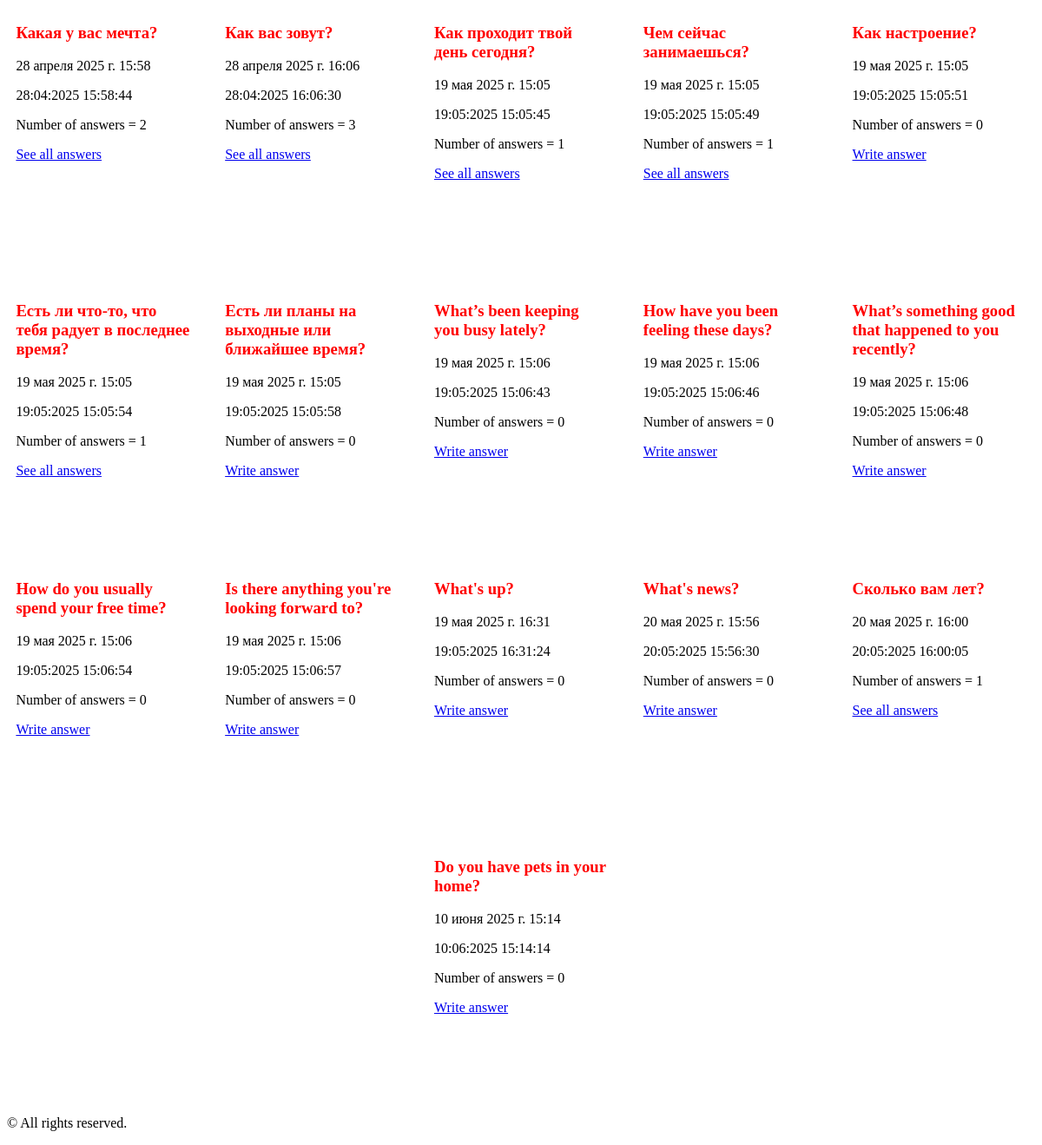
/polls/all/, run on an earlier commit of the app's database.
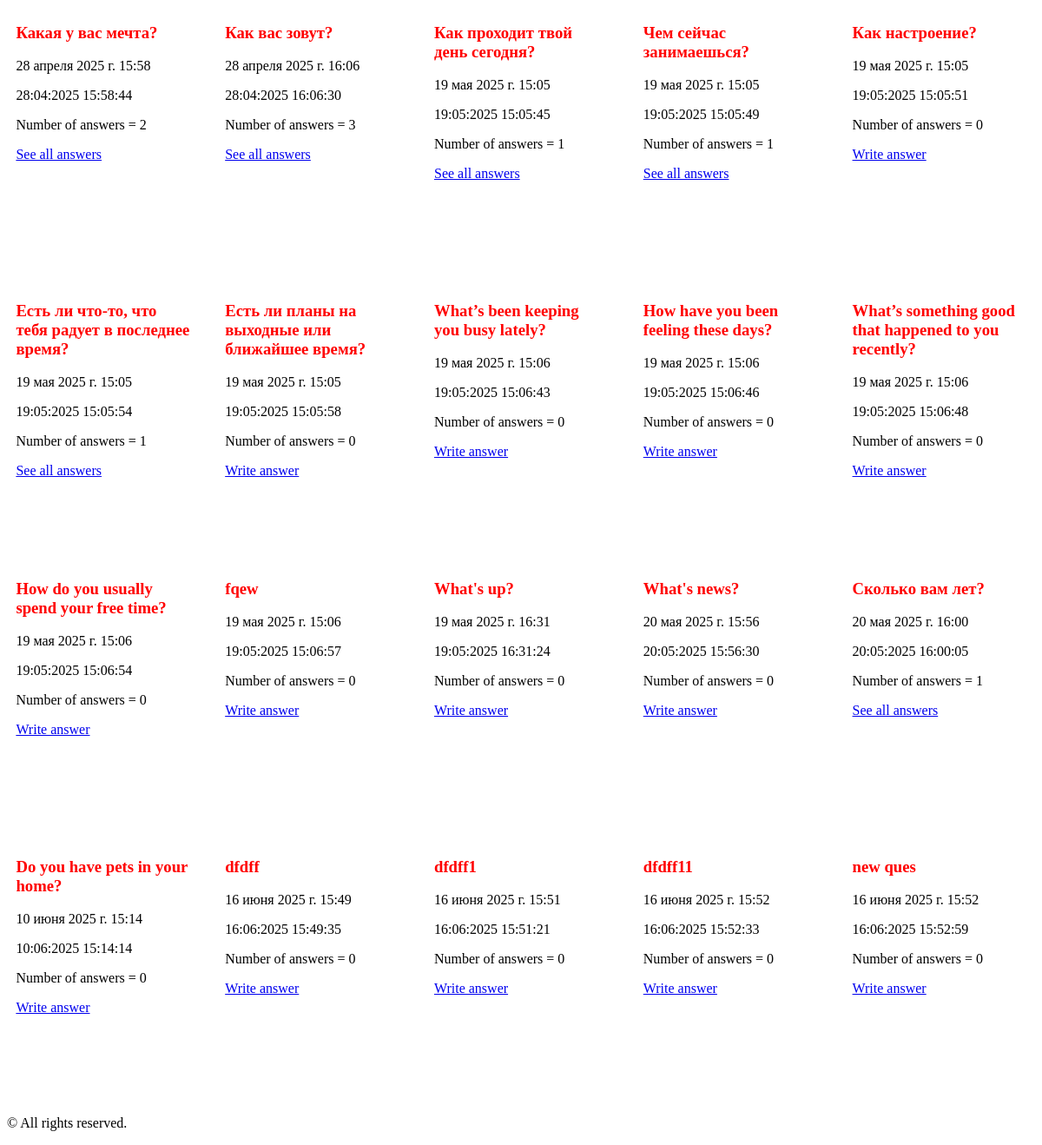
And on a later commit of the database.
### polls/models.py (models this page shows)
class Question(models.Model):
    question_text = models.CharField(max_length=100,
                                     unique=True,
                                     unique_for_date='date_time', null=False, blank=False)
    notes = GenericRelation('Note')
    date_time = models.DateTimeField("data published", auto_now_add=True)
    def __str__(self) -> str:
        return self.question_text

### polls/views.py (the view)
# urls.py: path('', views.IndexView.as_view(), name='index'),
class IndexView(TemplateView):
    template_name = 'polls/ques/paginator.html'
    def get_context_data(self, **kwargs):
        context = super().get_context_data(**kwargs)
        context['questions'] = Question.objects.all()
        return context
    pass

### templates/polls/ques/paginator.html (shortened to what this page needs)
{%extends 'polls/parent.html' %}
{% block content %}
<div class="quess">
            {% for q in questions %}
                <div class="ques">
                    <h3>{{q}}</h3>
                    <p>{{q.date_time}}</p>
                    <p>{{q.date_time|date:"d:m:Y H:i:s"}}</p>
                    <p>Number of answers = {{q.choice_set.all.count }}</p>
                    {%if q.choice_set.all.count%}
                        <a href="{%url 'polls:detail' q.id%}">See all answers</a>
                    {%else%}
                    <a href="{%url 'polls:choice-create'%}">Write answer</a>
                    {%endif%}
                </div>
            {% endfor %}
    </div>
{%endblock%}

### templates/polls/parent.html (shortened to what this page needs)
<!DOCTYPE html>
<html lang="en">
<head>
    {%load static%}
    <link rel="stylesheet" href="{% static 'main.css' %}">
</head>
<body>
    <main>
        {% block content %}
        {% endblock %}
    </main>
    <footer>
        <p>© All rights reserved.</p>
    </footer>
</body>
</html>

### static/main.css (style rules this page uses)
h3 { color: red; }
.quess { display: flex; justify-content: space-around; align-items: center; flex-wrap: wrap; gap: 20px; }
.ques { width: 200px; height: 300px; }

What changed in the data, as far as the page shows it:
changed Question: question_text "Is there anything you're looking forward to?" → "fqew"
added Question: question_text "dfdff", date_time "16 июня 2025 г. 15:49", date_time "16:06:2025 15:49:35", choice_set.all.count "0", shows "Write answer"
added Question: question_text "dfdff1", date_time "16 июня 2025 г. 15:51", date_time "16:06:2025 15:51:21", choice_set.all.count "0", shows "Write answer"
added Question: question_text "dfdff11", date_time "16 июня 2025 г. 15:52", date_time "16:06:2025 15:52:33", choice_set.all.count "0", shows "Write answer"
added Question: question_text "new ques", date_time "16 июня 2025 г. 15:52", date_time "16:06:2025 15:52:59", choice_set.all.count "0", shows "Write answer"
